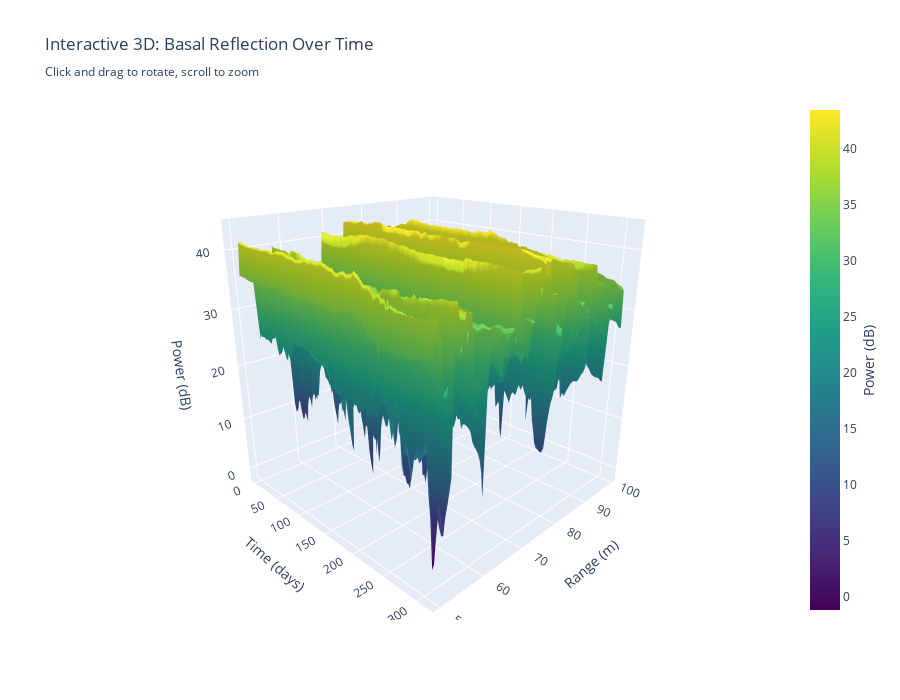

Source (notebook cell):
### Code cell
# 3D Interactive Visualization using Plotly
# Plotly works natively in VS Code without ipympl issues
import plotly.graph_objects as go

# Focus on the basal reflection region for the 3D plot
range_min_3d, range_max_3d =50, 100
mask_3d = (Rcoarse >= range_min_3d) & (Rcoarse <= range_max_3d)
img_3d = 10 * np.log10(range_img[mask_3d, :]**2 + 1e-30)

# Subsample for smoother 3D rendering
time_step = 3  # Use every 3rd time  point
range_step = 2  # Use every 2nd range bin

time_sub = time_days[::time_step]
range_sub = Rcoarse[mask_3d][::range_step]
img_sub = img_3d[::range_step, ::time_step]

# Create interactive 3D surface plot
fig = go.Figure(data=[go.Surface(
    x=time_sub,
    y=range_sub,
    z=img_sub,
    colorscale='Viridis',
    colorbar=dict(title=dict(text='Power (dB)', side='right'))
)])

fig.update_layout(
    title='Interactive 3D: Basal Reflection Over Time<br><sub>Click and drag to rotate, scroll to zoom</sub>',
    scene=dict(
        xaxis_title='Time (days)',
        yaxis_title='Range (m)',
        zaxis_title='Power (dB)',
        camera=dict(eye=dict(x=1.5, y=-1.5, z=0.8))
    ),
    width=900,
    height=700
)

fig.show()

print(f"3D Plot Info:")
print(f"  Range window: {range_min_3d}-{range_max_3d} m")
print(f"  Time points: {len(time_sub)} (subsampled from {len(time_days)})")
print(f"  Range bins: {len(range_sub)} (subsampled from {np.sum(mask_3d)})")
print(f"\n✓ Interactive: Click and drag to rotate, scroll to zoom!")

### Figure 1 — Plotly figure (JSON) as saved in the notebook; plotly's stock layout.template omitted (floating-point values rounded to 4 significant figures; data arrays with more than 128 entries replaced by an {"elided": "..."} marker saying what was removed)
{"data": [{"colorbar": {"title": {"side": "right", "text": "Power (dB)"}}, "colorscale": [[0, "#440154"], [0.1111, "#482878"], [0.2222, "#3e4989"], [0.3333, "#31688e"], [0.4444, "#26828e"], [0.5556, "#1f9e89"], [0.6667, "#35b779"], [0.7778, "#6ece58"], [0.8889, "#b5de2b"], [1, "#fde725"]], "type": "surface", "x": [0.0, 2.5, 5.0, 7.5, 10.0, 12.5, 15.0, 17.5, 20.0, 22.5, 25.0, 27.5, 30.0, 32.5, 35.0, 37.5, 40.0, 42.5, 45.0, 47.5, 50.0, 52.5, 55.0, 57.5, 60.0, 62.5, 65.0, 67.5, 70.0, 72.5, 75.0, 77.5, 80.0, 82.5, 85.0, 87.5, 90.0, 92.5, 94.86, 97.36, 99.86, 102.4, 104.9, 107.4, 109.9, 112.4, 114.9, 117.4, 119.9, 122.4, 124.9, 127.3, 129.8, 132.3, 134.8, 137.3, 139.8, 142.3, 144.8, 147.3, 149.8, 152.3, 154.8, 157.2, 159.7, 162.2, 164.6, 167.1, 169.6, 172.1, 174.6, 177.1, 179.6, 182.1, 184.6, 187.1, 189.6, 192.1, 194.6, 197.1, 199.6, 202.1, 204.6, 207.1, 209.4, 211.9, 214.4, 216.9, 219.4, 221.9, 224.4, 226.9, 229.4, 231.9, 234.4, 236.9, 239.4, 241.9, 244.4, 246.9, 249.3, 251.8, 254.3, 256.8, 259.3, 261.8, 264.3, 266.6, 269.1, 271.6, 274.1, 276.6, 279.1, 281.6, 284.1, 286.6, 289.1, 291.6, 294.1, 296.6, 299.1, 301.6, 304.1, 306.6, 309.1, 311.5], "y": [50.05, 50.47, 50.89, 51.31, 51.73, 52.15, 52.57, 52.99, 53.41, 53.83, 54.25, 54.68, 55.1, 55.52, 55.94, 56.36, 56.78, 57.2, 57.62, 58.04, 58.46, 58.88, 59.3, 59.72, 60.14, 60.56, 60.98, 61.4, 61.83, 62.25, 62.67, 63.09, 63.51, 63.93, 64.35, 64.77, 65.19, 65.61, 66.03, 66.45, 66.87, 67.29, 67.71, 68.13, 68.55, 68.97, 69.4, 69.82, 70.24, 70.66, 71.08, 71.5, 71.92, 72.34, 72.76, 73.18, 73.6, 74.02, 74.44, 74.86, 75.28, 75.7, 76.12, 76.55, 76.97, 77.39, 77.81, 78.23, 78.65, 79.07, 79.49, 79.91, 80.33, 80.75, 81.17, 81.59, 82.01, 82.43, 82.85, 83.27, 83.7, 84.12, 84.54, 84.96, 85.38, 85.8, 86.22, 86.64, 87.06, 87.48, 87.9, 88.32, 88.74, 89.16, 89.58, 90.0, 90.42, 90.85, 91.27, 91.69, 92.11, 92.53, 92.95, 93.37, 93.79, 94.21, 94.63, 95.05, 95.47, 95.89, 96.31, 96.73, 97.15, 97.57, 97.99, 98.42, 98.84, 99.26, 99.68], "z": {"elided": "119x126 float values"}}], "layout": {"height": 700, "scene": {"camera": {"eye": {"x": 1.5, "y": -1.5, "z": 0.8}}, "xaxis": {"title": {"text": "Time (days)"}}, "yaxis": {"title": {"text": "Range (m)"}}, "zaxis": {"title": {"text": "Power (dB)"}}}, "title": {"text": "Interactive 3D: Basal Reflection Over Time<br><sub>Click and drag to rotate, scroll to zoom</sub>"}, "width": 900}}
